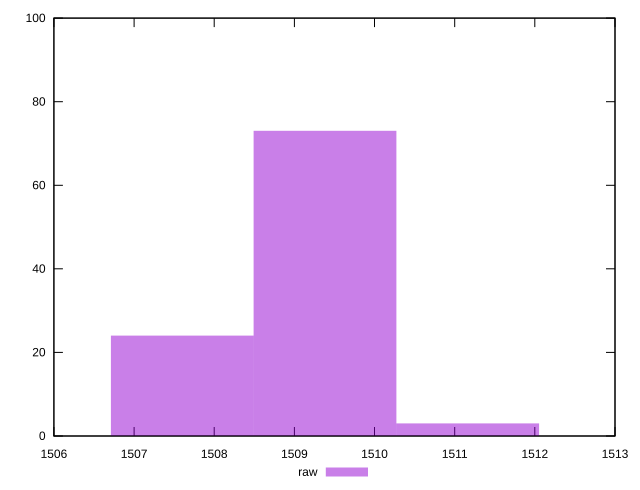

gnuplot code for this plot:
reset
set terminal svg size 640, 490 enhanced background rgb 'white'
set output "reprap/interactive/samples/pages+cached+noexternal+nofonts+nosvg+noimg+nocss+nojs/raw/histogram.svg"

$raw <<EOF
1509.3814844274375 73
1507.6015534316505 24
1511.1614154232245 3
EOF

set key outside below
set boxwidth 1.7799309957870726
set yrange [0:100]
set style fill transparent solid 0.5 noborder

plot \
  $raw title "raw" with boxes, \


reset
